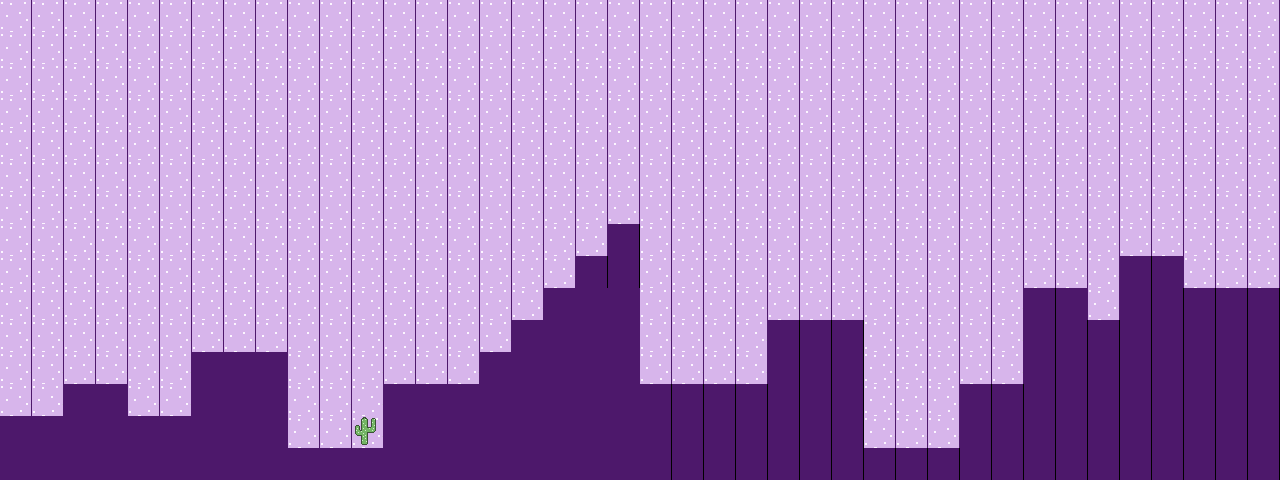

Rendered tile map (Tiled .tmx) drawn with the repository's tilesets; below, a short description and the full map source, tile grids included:
An orthogonal 40x15 tile map with 32x32 px tiles, 2 tile layers (Background, Obstacles) and 14 objects (8x Mushroom, 4x Flower, SpawnPlayer, Cave).

<map version="1.10" tiledversion="1.11.2" orientation="orthogonal" renderorder="right-down" width="40" height="15" tilewidth="32" tileheight="32" infinite="0" nextlayerid="6" nextobjectid="23">
 <editorsettings>
  <export target="../public/assets/maps/map-level-02.json" format="json" />
 </editorsettings>
 <tileset firstgid="1" source="tileset.tsx" />
 <layer id="1" name="Background" width="40" height="15">
  <data encoding="csv">
1,1,1,1,1,1,1,1,1,1,1,1,1,1,1,1,1,1,1,1,1,1,1,1,1,1,1,1,1,1,1,1,1,1,1,1,1,1,1,1,
1,1,1,1,1,1,1,1,1,1,1,1,1,1,1,1,1,1,1,1,1,1,1,1,1,1,1,1,1,1,1,1,1,1,1,1,1,1,1,1,
1,1,1,1,1,1,1,1,1,1,1,1,1,1,1,1,1,1,1,1,1,1,1,1,1,1,1,1,1,1,1,1,1,1,1,1,1,1,1,1,
1,1,1,1,1,1,1,1,1,1,1,1,1,1,1,1,1,1,1,1,1,1,1,1,1,1,1,1,1,1,1,1,1,1,1,1,1,1,1,1,
1,1,1,1,1,1,1,1,1,1,1,1,1,1,1,1,1,1,1,1,1,1,1,1,1,1,1,1,1,1,1,1,1,1,1,1,1,1,1,1,
1,1,1,1,1,1,1,1,1,1,1,1,1,1,1,1,1,1,1,1,1,1,1,1,1,1,1,1,1,1,1,1,1,1,1,1,1,1,1,1,
1,1,1,1,1,1,1,1,1,1,1,1,1,1,1,1,1,1,1,1,1,1,1,1,1,1,1,1,1,1,1,1,1,1,1,1,1,1,1,1,
1,1,1,1,1,1,1,1,1,1,1,1,1,1,1,1,1,1,1,2,1,1,1,1,1,1,1,1,1,1,1,1,1,1,1,1,1,1,1,1,
1,1,1,1,1,1,1,1,1,1,1,1,1,1,1,1,1,1,2,2,1,1,1,1,1,1,1,1,1,1,1,1,1,1,1,2,1,1,1,1,
1,1,1,1,1,1,1,1,1,1,1,1,1,1,1,1,1,1,1,1,1,1,1,1,1,1,1,1,1,1,1,1,2,1,1,2,2,2,2,0,
1,1,1,1,1,1,1,1,1,1,1,1,1,1,1,1,1,1,1,1,1,1,1,1,2,2,2,1,1,1,1,1,2,2,2,2,2,2,2,0,
1,1,1,1,1,1,1,1,1,1,1,1,1,1,1,1,1,1,1,1,1,1,1,1,2,2,2,1,1,1,1,1,2,2,2,2,2,2,2,0,
1,1,1,1,1,1,1,1,1,1,1,1,1,1,1,1,1,1,1,1,2,2,2,2,2,2,2,1,1,1,2,2,2,2,2,2,2,2,2,0,
1,1,1,1,1,1,1,1,1,1,1,1,1,1,1,1,1,1,1,1,2,2,2,2,2,2,2,1,1,1,2,2,2,2,2,2,2,2,2,0,
1,1,1,1,1,1,1,1,1,1,1,1,1,1,1,1,1,1,1,1,2,2,2,2,2,2,2,2,2,2,2,2,2,2,2,2,2,2,2,0
</data>
 </layer>
 <layer id="2" name="Obstacles" width="40" height="15">
  <data encoding="csv">
0,0,0,0,0,0,0,0,0,0,0,0,0,0,0,0,0,0,0,0,0,0,0,0,0,0,0,0,0,0,0,0,0,0,0,0,0,0,0,0,
0,0,0,0,0,0,0,0,0,0,0,0,0,0,0,0,0,0,0,0,0,0,0,0,0,0,0,0,0,0,0,0,0,0,0,0,0,0,0,0,
0,0,0,0,0,0,0,0,0,0,0,0,0,0,0,0,0,0,0,0,0,0,0,0,0,0,0,0,0,0,0,0,0,0,0,0,0,0,0,0,
0,0,0,0,0,0,0,0,0,0,0,0,0,0,0,0,0,0,0,0,0,0,0,0,0,0,0,0,0,0,0,0,0,0,0,0,0,0,0,0,
0,0,0,0,0,0,0,0,0,0,0,0,0,0,0,0,0,0,6,6,6,6,6,0,0,0,0,0,0,0,0,0,0,0,0,0,0,0,0,0,
0,0,0,0,0,0,0,0,0,0,0,0,0,0,0,0,0,6,0,0,0,0,0,6,6,6,6,0,0,0,0,0,0,0,0,0,6,6,6,6,
0,0,0,0,0,0,0,0,0,0,0,0,0,0,0,0,6,0,0,0,0,0,0,0,0,0,0,6,6,6,0,6,6,6,6,6,6,0,0,0,
0,0,0,0,0,0,6,6,6,6,0,0,0,0,0,6,0,0,0,2,0,0,0,0,0,0,0,6,6,6,6,0,0,0,0,0,0,0,0,0,
0,6,6,6,0,6,0,0,0,0,6,6,6,6,6,0,0,0,2,2,0,0,0,0,0,0,6,6,0,0,0,0,0,0,0,2,2,0,0,0,
6,0,0,0,6,0,0,0,0,0,0,0,0,0,0,0,0,2,2,2,0,0,0,0,0,0,0,0,0,0,0,0,2,2,0,2,2,2,2,2,
0,0,0,0,0,0,0,0,0,0,0,0,0,0,0,0,2,2,2,2,0,0,0,0,2,2,2,0,0,0,0,0,2,0,0,2,2,2,2,2,
0,0,0,0,0,0,2,2,2,0,0,0,0,0,0,2,2,2,2,2,0,0,0,0,2,2,2,0,0,0,0,0,2,0,2,2,2,2,2,2,
0,0,2,2,0,0,2,2,2,0,0,0,2,2,2,2,2,2,2,2,2,2,2,2,2,2,2,0,0,0,2,2,2,2,2,2,2,2,2,2,
2,2,2,2,2,2,2,2,2,0,0,5,2,2,2,2,2,2,2,2,2,2,2,2,2,2,2,0,0,0,2,2,2,2,2,2,2,2,2,2,
2,2,2,2,2,2,2,2,2,2,2,2,2,2,2,2,2,2,2,2,2,2,2,2,2,2,2,2,2,2,2,2,2,2,2,2,2,2,2,2
</data>
 </layer>
 <objectgroup id="3" name="SpawnPoints">
  <object id="12" name="SpawnPlayer" x="45.9335" y="336.439" />
 </objectgroup>
 <objectgroup id="4" name="Items">
  <object id="2" name="Flower" gid="3" x="901.6" y="448.155" width="32" height="32">
   <properties>
    <property name="damageHp" type="int" value="20" />
   </properties>
  </object>
  <object id="3" name="Flower" gid="3" x="325.042" y="447.091" width="32" height="32">
   <properties>
    <property name="damageHp" type="int" value="20" />
   </properties>
  </object>
  <object id="4" name="Flower" gid="3" x="644.35" y="380.962" width="32" height="32">
   <properties>
    <property name="damageHp" type="int" value="20" />
   </properties>
  </object>
  <object id="5" name="Flower" gid="3" x="163.131" y="415.091" width="32" height="32">
   <properties>
    <property name="damageHp" type="int" value="20" />
   </properties>
  </object>
  <object id="13" name="Mushroom" gid="5" x="769.276" y="320.811" width="32" height="32" />
  <object id="16" name="Mushroom" gid="5" x="448.966" y="383.84" width="32" height="32" />
  <object id="17" name="Mushroom" gid="5" x="351.84" y="447.902" width="32" height="32" />
  <object id="18" name="Mushroom" gid="5" x="768.793" y="319.827" width="32" height="32" />
  <object id="19" name="Mushroom" gid="5" x="708.447" y="385.49" width="32" height="32" />
  <object id="20" name="Mushroom" gid="5" x="994.526" y="383.84" width="32" height="32" />
  <object id="21" name="Mushroom" gid="5" x="1091.65" y="320.811" width="32" height="32" />
  <object id="22" name="Mushroom" gid="5" x="865.369" y="448.935" width="32" height="32" />
 </objectgroup>
 <objectgroup id="5" name="Doors">
  <object id="1" name="Cave" gid="7" x="1218.03" y="290.531" width="32" height="32">
   <properties>
    <property name="goToWorld" value="level-03" />
   </properties>
  </object>
 </objectgroup>
</map>
